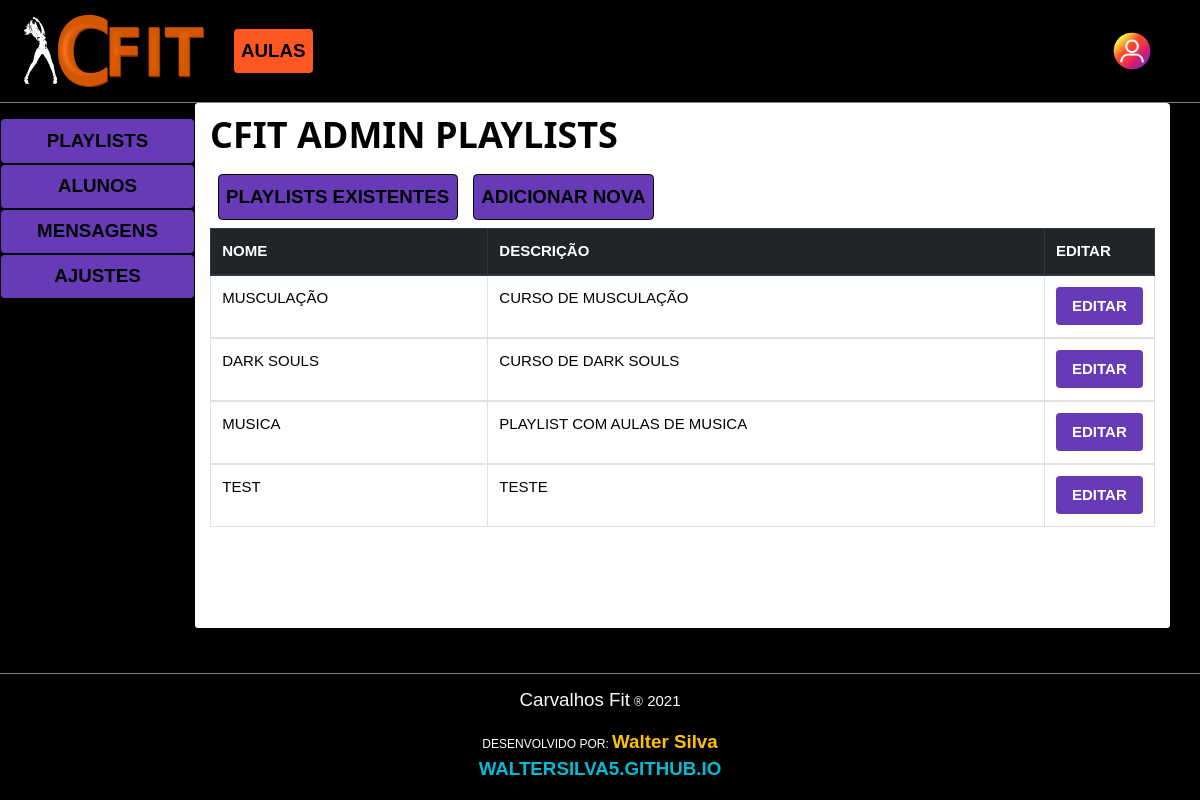
The page /cfit_admin/cfit_admin_playlists/ (signed in) on the database as committed earlier.
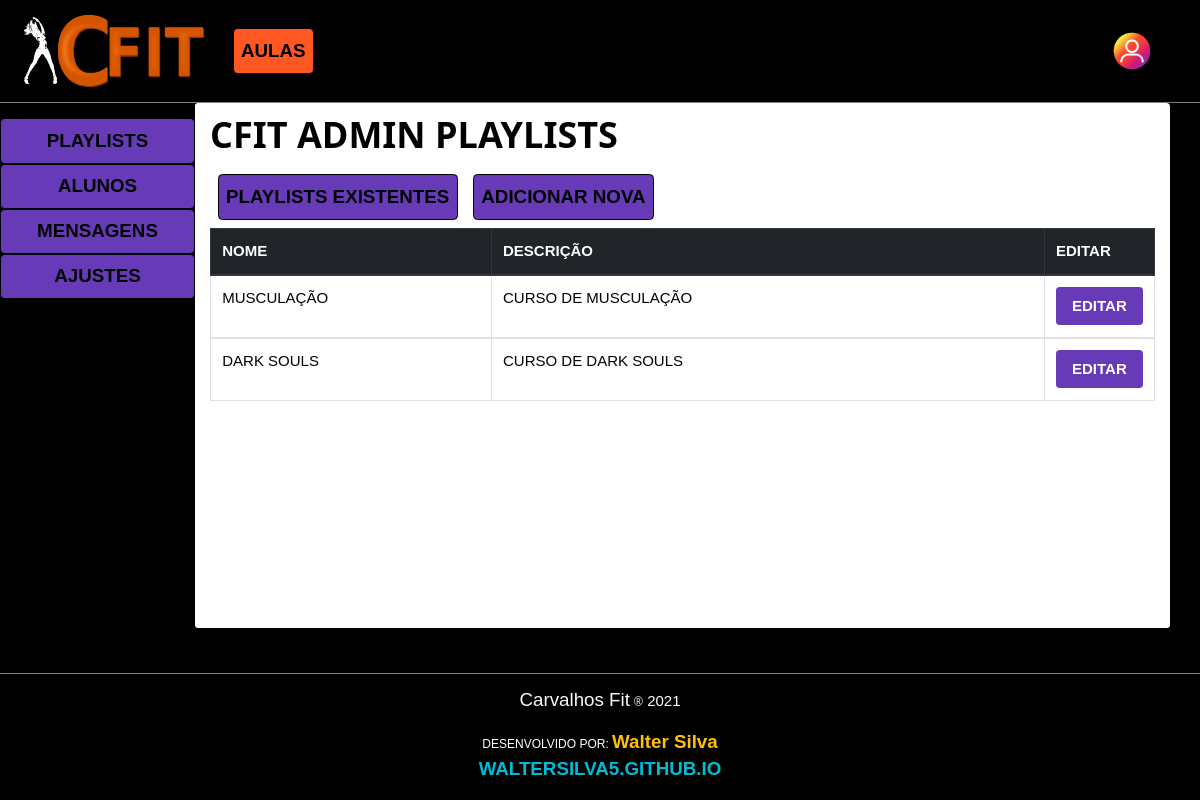
The same page on the database as committed later.
### cfit/models.py (models this page shows)
class Playlist(models.Model):
    nome = models.CharField('nome', max_length=255, unique=True)
    desabilitada = models.BooleanField('desabilitada', null=False, default=False)
    descricao = models.CharField('descricao', max_length=255, null=True, default='')
    imagem = models.CharField('imagem', max_length=255, null=True, default='')

### cfit/views/cfit_admin.py (the view)
# urls.py: path(r'cfit_admin/cfit_admin_playlists/', cfit_admin_playlists, name="cfit_admin_playlists"),
@adm_required
def cfit_admin_playlists(request, kwargs=""):
    playlists = Playlist.objects.all().values()
    return render(request, 'cfit_admin/cfit_admin_playlists.html', {"playlists": playlists})

### cfit/sessionTester.py (called while the page is built)
def adm_required(func):
    f = func
    @functools.wraps(func)
    def wrapper_login_required(*args, **kwargs):
        try:
            if(args[0].session["nivel_de_acesso"] == 2):
                pass
            else:
                raise Exception
        except:
            return redirect("/home")
        else:
            return f(*args, **kwargs)
    return wrapper_login_required

### cfit/templates/cfit_admin/cfit_admin_playlists.html (shortened to what this page needs)
{% extends 'cfit_admin/cfit_admin.html' %} {% block 'painels_admin' %} {% load static%}
<div class="w3-white rounded">
    <div class="row container">
        <div class="w3-white rounded">
            <div class="container">
                <h1><b>CFIT ADMIN PLAYLISTS</b></h1>
            </div>
            <div class="container">
                <wsi_button class="w3-button w3-deep-purple mx-2 my-2" id="button_playlists_existentes">PLAYLISTS EXISTENTES
                </wsi_button>
                <wsi_button class="w3-button w3-deep-purple mx-2 my-2" id="button_adicionar_nova">ADICIONAR NOVA
                </wsi_button>
            </div>
        </div>
    </div>
    <div class="container w3-white rounded">
        <div id="painel_listagem_playlists">
            <div class="container-flex" style="min-height:400px;">
                <table class="table table-hover table-bordered">
                    <thead class="thead-dark">
                        <tr>
                            <th class="col-4">NOME</th>
                            <th class="col-8">DESCRIÇÃO</th>
                            <th>EDITAR</th>
                        </tr>
                    </thead>
                    {% for playlist in playlists %}
                    <tbody>
                        <tr>
                            <td class="col-4"> {{playlist.nome}}
                            </td>
                            <td class="col-8 text-nowrap" style=" max-width: 600px; overflow:hidden;">{{playlist.descricao}}
                            </td>
                            <td>
                                <a href="{% url 'cfit_admin_playlists_aditar'  %}?playlist={{playlist.nome}}"
                                    class="w3-btn w3-hoover-red rounded w3-deep-purple  w3-text-shadow"><b>EDITAR</b></a>
                            </td>
                        </tr>
                    </tbody>
                    {% endfor %}
                </table>
            </div>
        </div>
    </div>
</div>
{% endblock%}

### cfit/templates/cfit_admin/cfit_admin.html (shortened to what this page needs)
{% extends 'main.html' %} {% block content %} {% load static%}
<div style="border-bottom: 1px solid gray;">
    <nav class="navbar navbar-expand-lg navbar-dark text-light" style="background-color: black">
        <a class="navbar-brand col-sm-2" href="/">
            <img class="img-fluid mr-0" src="{% static 'cfit/img/logo.png' %}" alt="logo" />
        </a>
        <div class="collapse navbar-collapse" id="navbarTogglerDemo03">
            <div id="options" class="mr-auto">
                <ul class="navbar-nav">
                    <li class="nav-item mx-2">
                        <a href="{% url 'home'  %}">
                            <wsi_button class="col-sm-12 w3-button my-2"><b>AULAS</b>
                            </wsi_button>
                        </a>
                    </li>
                </ul>
            </div>
            <div class="col-4">
                <div class="col-md-4 ml-auto">
                    <div>
                        <div class="col-12 ml-auto">
                            <wsi_button id="botao_opcoes" class="w3-black">
                                <div class="row justify-content-center text-center">
                                    <div class="col-4">
                                        <img class="img-fluid" src="{% static 'cfit/img/conta.png' %}">
                                    </div>
                                </div>
                            </wsi_button>
                        </div>
                    </div>
                </div>
            </div>
        </div>
    </nav>
</div>
<div class="row container-fluid pb-5" style="margin-bottom:0;">
    <div class="w3-black col text-center pt-3 row-no-padding" style="padding-bottom:auto;">
        <a href="{% url 'cfit_admin_playlists'  %}">
            <wsi_button class="col-sm-12 w3-deep-purple">PLAYLISTS</wsi_button>
        </a>
        <wsi_button class="col-sm-12 w3-deep-purple">ALUNOS</wsi_button>
        <wsi_button class="col-sm-12 w3-deep-purple">MENSAGENS</wsi_button>
        <wsi_button class="col-sm-12 w3-deep-purple">AJUSTES</wsi_button>
    </div>
    <div class="col-sm-10 container-fluid" style="margin-bottom:0;">
        {% block 'painels_admin' %}
        {% endblock %}
    </div>
</div>
{% endblock%}

### cfit/templates/main.html (shortened to what this page needs)
{% load static %}
<!DOCTYPE html>
<html lang="en">
<head>
    <link rel="stylesheet" href="{% static 'cfit/css/bootstrap.min.css' %}">
    <link rel="stylesheet" href="{% static 'cfit/css/animate.min.css'%}" />
    <link rel="stylesheet" href="{% static 'cfit/css/hover-min.css'%}" />
    <link rel="stylesheet" href="{% static 'cfit/css/w3.css' %}">
    <link rel="stylesheet" href="{% static 'cfit/css/style.css' %}">
    <link rel="stylesheet" href="{% static 'cfit/css/w3-colors-win8.css' %}">
</head>
<body id="app" class="w3-black">
    <div style="min-height:600px;">
        {% block content%} {% endblock content %}
    </div>
    <footer class="footer" style="border-top: 1px solid gray;">
        <div class="container-flex w3-black py-3 text-center">
            <strong class="text-light h5">Carvalhos Fit</strong> <small>&reg;</small> <span id="ano"></span>
        </div>
        <div class="container-flex w3-black py-1 text-center">
            <small>DESENVOLVIDO POR: <a class="h5 font-weight-bold text-warning"
                    href="https://www.linkedin.com/in/walter-pereira-245067161/">Walter
                    Silva</a></small>
        </div>
        <div class="container-flex w3-black text-center">
            <a class=" h5 w3-text-cyan font-weight-bold" href="https://waltersilva5.github.io/">WALTERSILVA5.GITHUB.IO</a>
        </div>
    </footer>
</body>
</html>

### cfit/static/cfit/css/w3.css (style rules this page uses)
*,*:before,*:after { box-sizing:inherit }
html { -ms-text-size-adjust:100%;-webkit-text-size-adjust:100% }
body { margin:0 }
article,aside,details,figcaption,figure,footer,header,main,menu,nav,section { display:block }
a { background-color:transparent }
b,strong { font-weight:bolder }
small { font-size:80% }
img { border-style:none }
button,input,select,textarea,optgroup { font:inherit;margin:0 }
button,input { overflow:visible }
button,select { text-transform:none }
button,[type=button],[type=reset],[type=submit] { -webkit-appearance:button }
html,body { font-family:Verdana,sans-serif;font-size:15px;line-height:1.5 }
html { overflow-x:hidden }
h1 { font-size:36px }
h1,h2,h3,h4,h5,h6 { font-family:"Segoe UI",Arial,sans-serif;font-weight:400;margin:10px 0 }
img { vertical-align:middle }
a { color:inherit }
.w3-btn,.w3-button { border:none;display:inline-block;padding:8px 16px;vertical-align:middle;overflow:hidden;text-decoration:none;color:inherit;background-color:inherit;text-align:center;cursor:pointer;white-space:nowrap }
.w3-btn,.w3-button { -webkit-touch-callout:none;-webkit-user-select:none;-khtml-user-select:none;-moz-user-select:none;-ms-user-select:none;user-select:none }
.w3-deep-orange,.w3-hover-deep-orange:hover { color:#fff!important;background-color:#ff5722!important }
.w3-deep-purple,.w3-hover-deep-purple:hover { color:#fff!important;background-color:#673ab7!important }
.w3-white,.w3-hover-white:hover { color:#000!important;background-color:#fff!important }
.w3-black,.w3-hover-black:hover { color:#fff!important;background-color:#000!important }
.w3-text-cyan,.w3-hover-text-cyan:hover { color:#00bcd4!important }
.w3-text-black,.w3-hover-text-black:hover { color:#000!important }
.w3-border-black,.w3-hover-border-black:hover { border-color:#000!important }

### cfit/static/cfit/css/style.css (style rules this page uses)
.row-no-padding { margin-left: 0; margin-right: 0; padding-left: 0; padding-right: 0; }
[class*="col-"], [class^="col-"] { padding-left: 0; padding-right: 0; }

Rows that differ between the two databases and show on the page:
removed Playlist: nome "MUSICA", descricao "PLAYLIST COM AULAS DE MUSICA"
removed Playlist: nome "TEST", descricao "TESTE"
